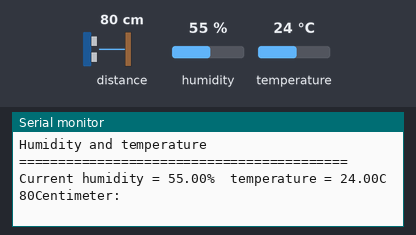
This sketch was run on a simulated ESP8266 (NodeMCU). On the bench: the last lines printed to the serial monitor. Wiring (inferred from the names in the program): ultrasonic range finder: trigger GPIO 2; echo GPIO 0. The test bench sets the inputs (shaded band); at power-on: distance to the obstacle 80 cm, humidity 55 %, temperature 24 °C. The echo pulse lasts 58.3 µs per cm; WiFi joins after 1.5 s; servers stay silent unless stated.

Above: at 4.0 s.
4.1 s: distance to the obstacle set to 2 cm
At 6.9 s:
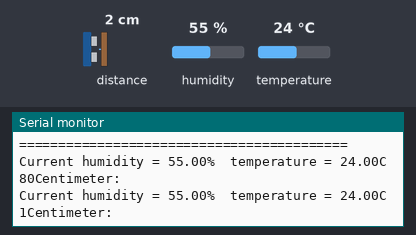
8.0 s: humidity set to 22 %
At 10.2 s:
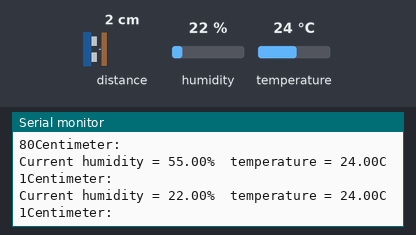
11.9 s: temperature set to 12 °C
At 12.3 s:
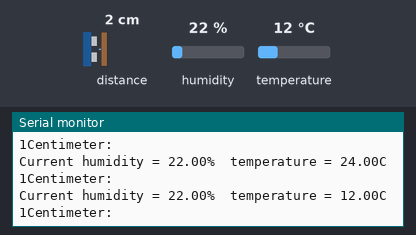
15.8 s: distance to the obstacle set to 4 cm
At 18.9 s:
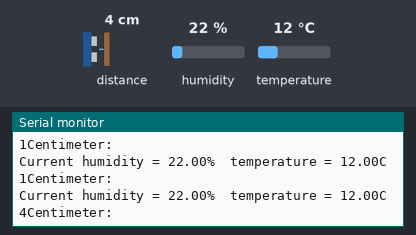
19.7 s: humidity set to 40 %
At 22.1 s:
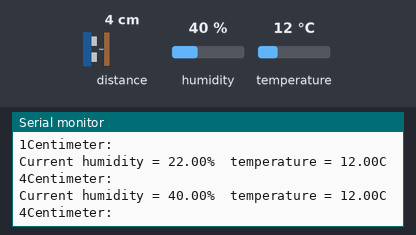
Timing chart, 0 to 23.6 s (numbered marks = the images above; inputs shaded):
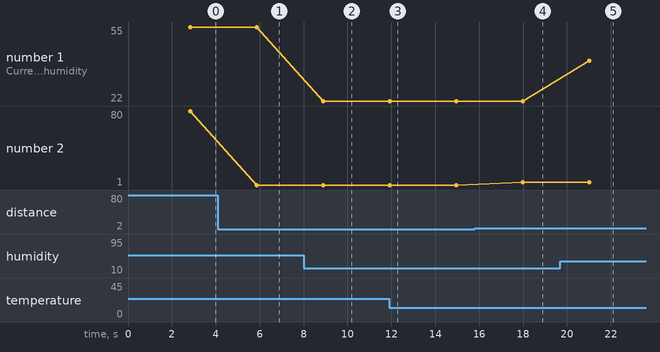

The sketch:

IOT_Based_Smart_Garbage_Monitor_For_Smart_Cities.ino
```cpp
#define BLYNK_PRINT Serial
#include <SPI.h>
#include <ESP8266WiFi.h>
#include <BlynkSimpleEsp8266.h>
#include <SimpleTimer.h>
#include "DHT.h"        // including the library of DHT11 temperature and humidity sensor
#define DHTTYPE DHT11   // DHT 11

//give authentication code here
char auth[]="ba4dce62000e4554a9f95d69abb65bb8";

//give the wifi ssid and password
char ssid[]="TOTOLINK_N200RE";
char pass[]="Roya10661220172";

//defining gpio pin for ultrasonic sensor
#define TRIGGER 2 //D4 in nodeMCU
#define ECHO    0 //D3 in nodeMCU

// DHT Sensor
const int DHTPin = 5;
// Initialize DHT sensor.
DHT dht(DHTPin, DHTTYPE);
SimpleTimer timer;

//part for sending sensor value to the blynk application
void sendSensor()
{
  float h=dht.readHumidity();
  float t=dht.readTemperature();

  //checking if the sensor is faled to send the value
  if(isnan(h)|| isnan(t))
  {
    Serial.println("Failed to read from DHT sensor");
    return;
  }

  //sending the value of the sensor from dht11
  Blynk.virtualWrite(V6,h);
  Blynk.virtualWrite(V7,t);
}

void setup(void)
{
  Serial.begin(9600); //serial monitor baud rate
  Blynk.begin(auth,ssid,pass); //calling blynk method with parameter

  dht.begin(); //initiates to take the value from environment

  //setting pin modes for ultrasonic sensor
  pinMode(TRIGGER, OUTPUT);
  pinMode(ECHO, INPUT);
  pinMode(BUILTIN_LED, OUTPUT);

  //setup a function to be called every second
  timer.setInterval(100L,sendSensor);

  //printing value for serial monitor
  Serial.println("Humidity and temperature \n\n");
  Serial.println("==========================================");
  delay(1000);

}

void loop()
{
    //dht11 part
    float hum = dht.readHumidity();
    float temp = dht.readTemperature();

    //ultrasonic part
    long duration, distance;
    digitalWrite(TRIGGER, LOW);
    delayMicroseconds(2);

    digitalWrite(TRIGGER, HIGH);
    delayMicroseconds(10);

    digitalWrite(TRIGGER, LOW);
    duration = pulseIn(ECHO, HIGH);
    distance = (duration/2) / 29.1;

    if (distance <= 300 && distance >=201){
       Blynk.virtualWrite(V3, 255);
       Blynk.email("sawon78656@gmail.com","Garbage Alert!!!","Box 1!Emergency!You must need to collect the garbage.");
    }

    else{
        Blynk.virtualWrite(V3, 0);
    }

    if (distance <= 200 && distance >=151){
        Blynk.virtualWrite(V2, 255);
        Blynk.email("sawon78656@gmail.com","Garbage Alert!!!","Box 1! It is high time to collect the garbage.");

    }

    else {
        Blynk.virtualWrite(V2, 0);
    }

    if (distance <= 150 && distance >=101) {
        Blynk.virtualWrite(V1, 255);
        Blynk.email("sawon78656@gmail.com","Garbage Alert!!!","Box 1!Garbage is filed up by 1/2 portion, would you like to collect?");

    }

    else {
        Blynk.virtualWrite(V1, 0);
    }

     if (distance <= 101 && distance >=0) {
        Blynk.virtualWrite(V0, 255);
        Blynk.email("sawon78656@gmail.com","Garbage Alert!!!","Box 1!No need to collect the garbage.");
     }

     else{

        Blynk.virtualWrite(V0, 0);
     }
     //..................................................................................................//

    //printing value for serial monitor of dht11
    Serial.print("Current humidity = ");
    Serial.print(hum);
    Serial.print("%  ");
    Serial.print("temperature = ");
    Serial.print(temp);
    Serial.println("C  ");
    //printing value for serial monitor of ultrasonic sensor
    Serial.print(distance);
    Serial.println("Centimeter:");
    Blynk.virtualWrite(V5, distance);
    delay(3000);

    //blynk
    Blynk.run();//initiates blynk
    timer.run();//initiates blynk
}
```

Measured:
- after the input at 4.1 s, the serial monitor: prints a new line after 1.8 s (image 1)
- after the input at 8.0 s, the serial monitor: prints a new line after 0.90 s (image 2)
- after the input at 11.9 s, the serial monitor: prints a new line at once (image 3)
- after the input at 15.8 s, the serial monitor: prints a new line after 2.2 s (image 4)
- after the input at 19.7 s, the serial monitor: prints a new line after 1.3 s (image 5)
- plotted number 1: 55 → 22 after the input at 8.0 s, 22 → 40 after the input at 19.7 s
- plotted number 2: 80 → 1 after the input at 4.1 s, 1 → 4 after the input at 15.8 s
